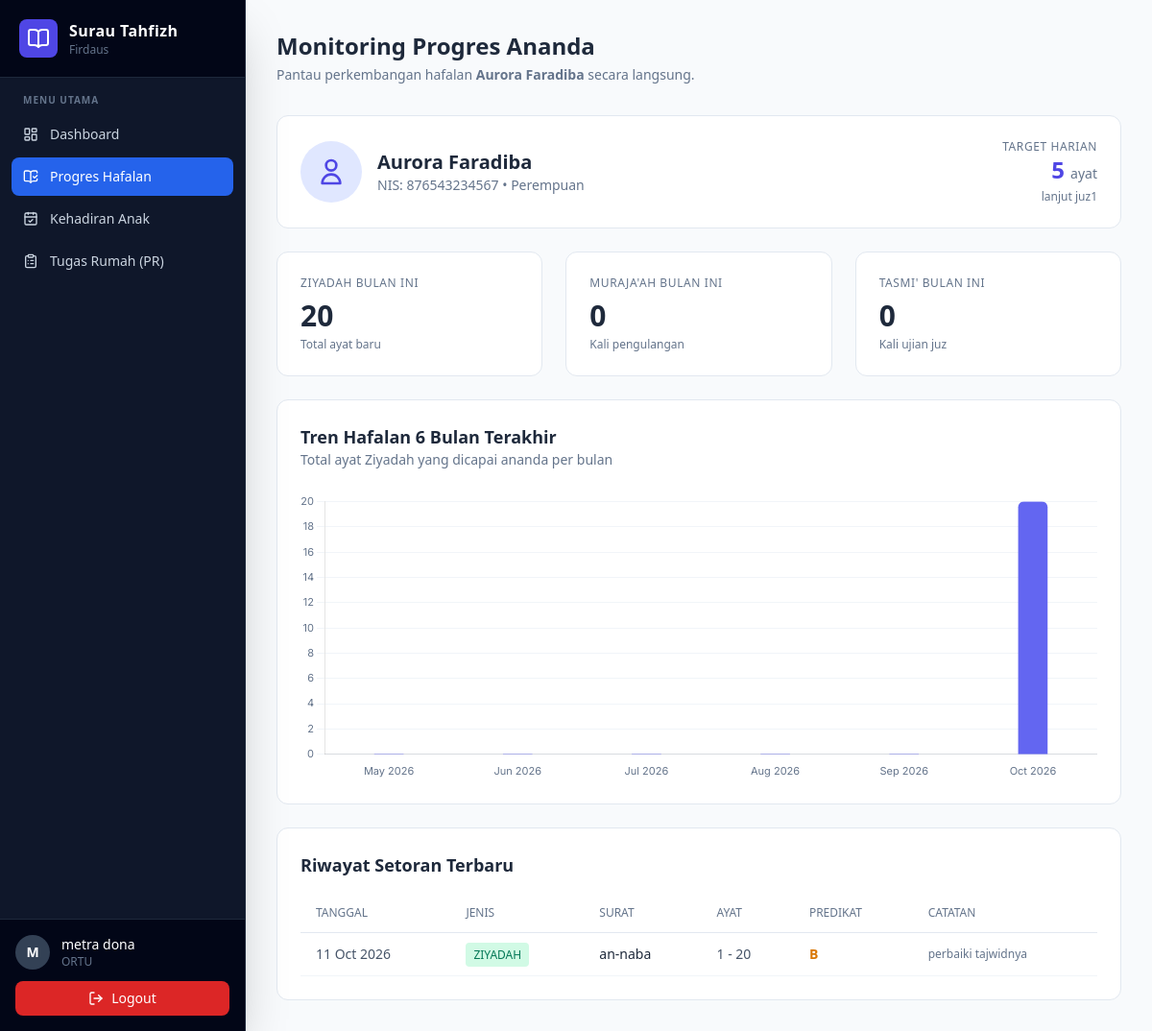
/monitoring_anak.php (signed in), run on the app's committed database.
### tables this page shows
CREATE TABLE `santri` (
  `id` int(11) NOT NULL,
  `nama` varchar(100) NOT NULL,
  `nis` varchar(20) DEFAULT NULL,
  `jenis_kelamin` enum('L','P') NOT NULL,
  `tanggal_lahir` date DEFAULT NULL,
  `alamat` text DEFAULT NULL,
  `nama_ortu` varchar(100) DEFAULT NULL,
  `no_hp_ortu` varchar(20) DEFAULT NULL,
  `id_user_ortu` int(11) DEFAULT NULL,
  `id_halaqah` int(11) DEFAULT NULL,
  `id_ustadz` int(11) DEFAULT NULL,
  `created_at` timestamp NULL DEFAULT current_timestamp()
);

CREATE TABLE `target_hafalan` (
  `id` int(11) NOT NULL,
  `id_santri` int(11) NOT NULL,
  `tanggal_mulai` date NOT NULL,
  `target_ayat_per_hari` int(11) DEFAULT NULL,
  `target_surat` varchar(50) DEFAULT NULL,
  `total_ayat_target` int(11) DEFAULT NULL,
  `tanggal_estimasi_selesai` date DEFAULT NULL,
  `keterangan` text DEFAULT NULL,
  `created_at` timestamp NULL DEFAULT current_timestamp()
);

CREATE TABLE `hafalan` (
  `id` int(11) NOT NULL,
  `id_santri` int(11) NOT NULL,
  `tanggal` date NOT NULL,
  `jenis` enum('ziyadah','murajaah','tasmi') NOT NULL,
  `surat` varchar(50) DEFAULT NULL,
  `ayat_awal` int(11) DEFAULT NULL,
  `ayat_akhir` int(11) DEFAULT NULL,
  `jumlah_ayat` int(11) DEFAULT NULL,
  `predikat` enum('A','B','C') DEFAULT NULL,
  `catatan` text DEFAULT NULL,
  `id_ustadz` int(11) DEFAULT NULL,
  `created_at` timestamp NULL DEFAULT current_timestamp()
);

### monitoring_anak.php (the view, shortened to what this page needs)
<?php
require 'config/database.php';
$id_ortu = (int) $_SESSION['user_id'];
$santri_query = "SELECT * FROM santri WHERE id_user_ortu = $id_ortu LIMIT 1";
$santri_result = mysqli_query($conn, $santri_query);
$santri = mysqli_fetch_assoc($santri_result);
$target_ayat = 0;
$target_ket = "Belum ditentukan";
$riwayat_list = [];
$chart_labels = [];
$chart_ziyadah = [];
if ($santri) {
    $id_santri = $santri['id'];
    $bulan_ini = date('Y-m');
    $target_query = "SELECT target_ayat_per_hari, keterangan FROM target_hafalan WHERE id_santri = $id_santri ORDER BY id DESC LIMIT 1";
    $target_result = mysqli_query($conn, $target_query);
    if ($target_result && $target_data = mysqli_fetch_assoc($target_result)) {
        $target_ayat = $target_data['target_ayat_per_hari'];
        $target_ket = $target_data['keterangan'];
    }
    $stat_query = "SELECT
                    COALESCE(SUM(CASE WHEN jenis = 'ziyadah' THEN jumlah_ayat ELSE 0 END), 0) as total_ziyadah,
                    COALESCE(SUM(CASE WHEN jenis = 'murajaah' THEN 1 ELSE 0 END), 0) as total_murajaah,
                    COALESCE(SUM(CASE WHEN jenis = 'tasmi' THEN 1 ELSE 0 END), 0) as total_tasmi
                   FROM hafalan
                   WHERE id_santri = $id_santri AND DATE_FORMAT(tanggal, '%Y-%m') = '$bulan_ini'";
    $stat_result = mysqli_query($conn, $stat_query);
    $stat_data = mysqli_fetch_assoc($stat_result);
    for ($i = 5; $i >= 0; $i--) {
        $bulan = date('Y-m', strtotime("-$i months"));
        $nama_bulan = date('M Y', strtotime("-$i months"));
        $chart_labels[] = $nama_bulan;
        $query = "SELECT COALESCE(SUM(CASE WHEN jenis = 'ziyadah' THEN jumlah_ayat ELSE 0 END), 0) as z
                  FROM hafalan
                  WHERE id_santri = $id_santri AND DATE_FORMAT(tanggal, '%Y-%m') = '$bulan'";
        $result = mysqli_query($conn, $query);
        $data = mysqli_fetch_assoc($result);
        $chart_ziyadah[] = (int) $data['z'];
    }
    $riwayat_query = "SELECT * FROM hafalan WHERE id_santri = $id_santri ORDER BY tanggal DESC, id DESC LIMIT 10";
    $riwayat_result = mysqli_query($conn, $riwayat_query);
    $riwayat_list = mysqli_fetch_all($riwayat_result, MYSQLI_ASSOC);
}
?>
<!DOCTYPE html>
<html lang="id">
<head>
    <script src="https://cdn.tailwindcss.com"></script>
</head>
<body class="bg-slate-50 font-sans">
    <?php include 'includes/sidebar.php'; ?>
    <div class="ml-64 p-8">
        <?php if (!$santri): ?>
            <div class="bg-amber-50 border-l-4 border-amber-500 text-amber-800 p-6 rounded-lg">
                <h3 class="font-semibold text-lg mb-2">Data Anak Tidak Ditemukan</h3>
                <p class="text-sm">Akun orang tua Anda belum terhubung dengan data santri. Silakan hubungi Ustadz/Ustadzah.</p>
            </div>
        <?php else: ?>
        <div class="mb-8">
            <h1 class="text-2xl font-bold text-slate-800">Monitoring Progres Ananda</h1>
            <p class="text-sm text-slate-500 mt-1">Pantau perkembangan hafalan <b><?= htmlspecialchars($santri['nama']) ?></b> secara langsung.</p>
        </div>
        <div class="bg-white rounded-xl border border-slate-200 p-6 mb-6">
            <div class="flex items-center gap-4">
                <div class="w-16 h-16 bg-indigo-100 rounded-full flex items-center justify-center">
                    <svg class="w-8 h-8 text-indigo-600" fill="none" stroke="currentColor" viewBox="0 0 24 24">
                        <path stroke-linecap="round" stroke-linejoin="round" stroke-width="2" d="M16 7a4 4 0 11-8 0 4 4 0 018 0zM12 14a7 7 0 00-7 7h14a7 7 0 00-7-7z"/>
                    </svg>
                </div>
                <div class="flex-1">
                    <h2 class="text-xl font-semibold text-slate-800"><?= htmlspecialchars($santri['nama']) ?></h2>
                    <p class="text-sm text-slate-500">NIS: <?= htmlspecialchars($santri['nis']) ?> • <?= $santri['jenis_kelamin'] == 'L' ? 'Laki-laki' : 'Perempuan' ?></p>
                </div>
                <div class="text-right">
                    <p class="text-xs text-slate-500 uppercase tracking-wider">Target Harian</p>
                    <p class="text-2xl font-bold text-indigo-600"><?= $target_ayat ?> <span class="text-sm font-normal text-slate-500">ayat</span></p>
                    <p class="text-xs text-slate-500 mt-1"><?= htmlspecialchars($target_ket) ?></p>
                </div>
            </div>
        </div>
        <div class="grid grid-cols-1 md:grid-cols-3 gap-6 mb-6">
            <div class="bg-white rounded-xl border border-slate-200 p-6">
                <p class="text-xs font-medium text-slate-500 uppercase tracking-wider mb-2">Ziyadah Bulan Ini</p>
                <p class="text-3xl font-bold text-slate-800"><?= $stat_data['total_ziyadah'] ?></p>
                <p class="text-xs text-slate-500 mt-1">Total ayat baru</p>
            </div>
            <div class="bg-white rounded-xl border border-slate-200 p-6">
                <p class="text-xs font-medium text-slate-500 uppercase tracking-wider mb-2">Muraja'ah Bulan Ini</p>
                <p class="text-3xl font-bold text-slate-800"><?= $stat_data['total_murajaah'] ?></p>
                <p class="text-xs text-slate-500 mt-1"> Kali pengulangan</p>
            </div>
            <div class="bg-white rounded-xl border border-slate-200 p-6">
                <p class="text-xs font-medium text-slate-500 uppercase tracking-wider mb-2">Tasmi' Bulan Ini</p>
                <p class="text-3xl font-bold text-slate-800"><?= $stat_data['total_tasmi'] ?></p>
                <p class="text-xs text-slate-500 mt-1"> Kali ujian juz</p>
            </div>
        </div>
        <div class="bg-white rounded-xl border border-slate-200 p-6 mb-6">
            <div class="mb-6">
                <h2 class="text-lg font-semibold text-slate-800">Tren Hafalan 6 Bulan Terakhir</h2>
                <p class="text-sm text-slate-500">Total ayat Ziyadah yang dicapai ananda per bulan</p>
            </div>
            <div style="height: 300px;">
                <canvas id="progresAnakChart"></canvas>
            </div>
        </div>
        <div class="bg-white rounded-xl border border-slate-200 p-6">
            <h3 class="text-lg font-semibold text-slate-800 mb-4">Riwayat Setoran Terbaru</h3>
            <div class="overflow-x-auto">
                <table class="w-full text-left">
                    <thead>
                        <tr class="border-b border-slate-200">
                            <th class="py-3 px-4 text-xs font-medium text-slate-500 uppercase">Tanggal</th>
                            <th class="py-3 px-4 text-xs font-medium text-slate-500 uppercase">Jenis</th>
                            <th class="py-3 px-4 text-xs font-medium text-slate-500 uppercase">Surat</th>
                            <th class="py-3 px-4 text-xs font-medium text-slate-500 uppercase">Ayat</th>
                            <th class="py-3 px-4 text-xs font-medium text-slate-500 uppercase">Predikat</th>
                            <th class="py-3 px-4 text-xs font-medium text-slate-500 uppercase">Catatan</th>
                        </tr>
                    </thead>
                    <tbody class="text-sm">
                        <?php if (empty($riwayat_list)): ?>
                            <tr><td colspan="6" class="py-8 text-center text-slate-500">Belum ada riwayat setoran.</td></tr>
                        <?php else: ?>
                            <?php foreach ($riwayat_list as $r):
                                $badge = $r['jenis'] == 'ziyadah' ? 'bg-emerald-100 text-emerald-700' : ($r['jenis'] == 'murajaah' ? 'bg-blue-100 text-blue-700' : 'bg-purple-100 text-purple-700');
                                $predikat = $r['predikat'] == 'A' ? 'text-emerald-600 font-semibold' : ($r['predikat'] == 'B' ? 'text-amber-600 font-semibold' : 'text-red-600 font-semibold');
                            ?>
                                <tr class="border-b border-slate-100 hover:bg-slate-50">
                                    <td class="py-3 px-4 text-slate-600"><?= date('d M Y', strtotime($r['tanggal'])) ?></td>
                                    <td class="py-3 px-4"><span class="px-2 py-1 rounded text-xs <?= $badge ?>"><?= strtoupper($r['jenis']) ?></span></td>
                                    <td class="py-3 px-4 text-slate-800 font-medium"><?= htmlspecialchars($r['surat']) ?></td>
                                    <td class="py-3 px-4 text-slate-600"><?= $r['ayat_awal'] ?> - <?= $r['ayat_akhir'] ?></td>
                                    <td class="py-3 px-4 <?= $predikat ?>"><?= $r['predikat'] ?></td>
                                    <td class="py-3 px-4 text-slate-500 text-xs"><?= htmlspecialchars($r['catatan'] ?? '-') ?></td>
                                </tr>
                            <?php endforeach; ?>
                        <?php endif; ?>
                    </tbody>
                </table>
            </div>
        </div>
        <?php endif; ?>
    </div>
    <script>
        const ctx = document.getElementById('progresAnakChart').getContext('2d');
        new Chart(ctx, {
            type: 'bar',
            data: {
                labels: <?= json_encode($chart_labels) ?>,
                datasets: [{
                    label: 'Ziyadah (Ayat)',
                    data: <?= json_encode($chart_ziyadah) ?>,
                    backgroundColor: '#6366f1',
                    borderRadius: 6,
                    barThickness: 30
                }]
            },
            options: {
                responsive: true,
                maintainAspectRatio: false,
                plugins: {
                    legend: { display: false },
                    tooltip: {
                        backgroundColor: '#1e293b',
                        titleFont: { family: 'Inter', size: 13 },
                        bodyFont: { family: 'Inter', size: 12 },
                        padding: 12,
                        cornerRadius: 8
                    }
                },
                scales: {
                    y: {
                        beginAtZero: true,
                        grid: { color: '#f1f5f9' },
                        ticks: { font: { family: 'Inter', size: 11 }, color: '#64748b' }
                    },
                    x: {
                        grid: { display: false },
                        ticks: { font: { family: 'Inter', size: 11 }, color: '#64748b' }
                    }
                }
            }
        });
    </script>
</body>
</html>

### monitoring_anak.php (style rules this page uses)
body { font-family: 'Inter', sans-serif; }

### data on the page
santri: nama "Aurora Faradiba", nis "876543234567"
target_hafalan: target_ayat_per_hari "5", keterangan "lanjut juz1"
hafalan: tanggal "11 Oct 2026", jenis "ZIYADAH", surat "an-naba", ayat_awal "1", ayat_akhir "20", predikat "B", catatan "perbaiki tajwidnya"

### other printed values
substr($nama, 0, 1) "M"
$nama "metra dona"
$role "ORTU"
$stat_data['total_ziyadah'] "20"
$stat_data['total_murajaah'] "0"
$stat_data['total_tasmi'] "0"
chart data {{ json_encode($chart_ziyadah) }} [0,0,0,0,0,20]
